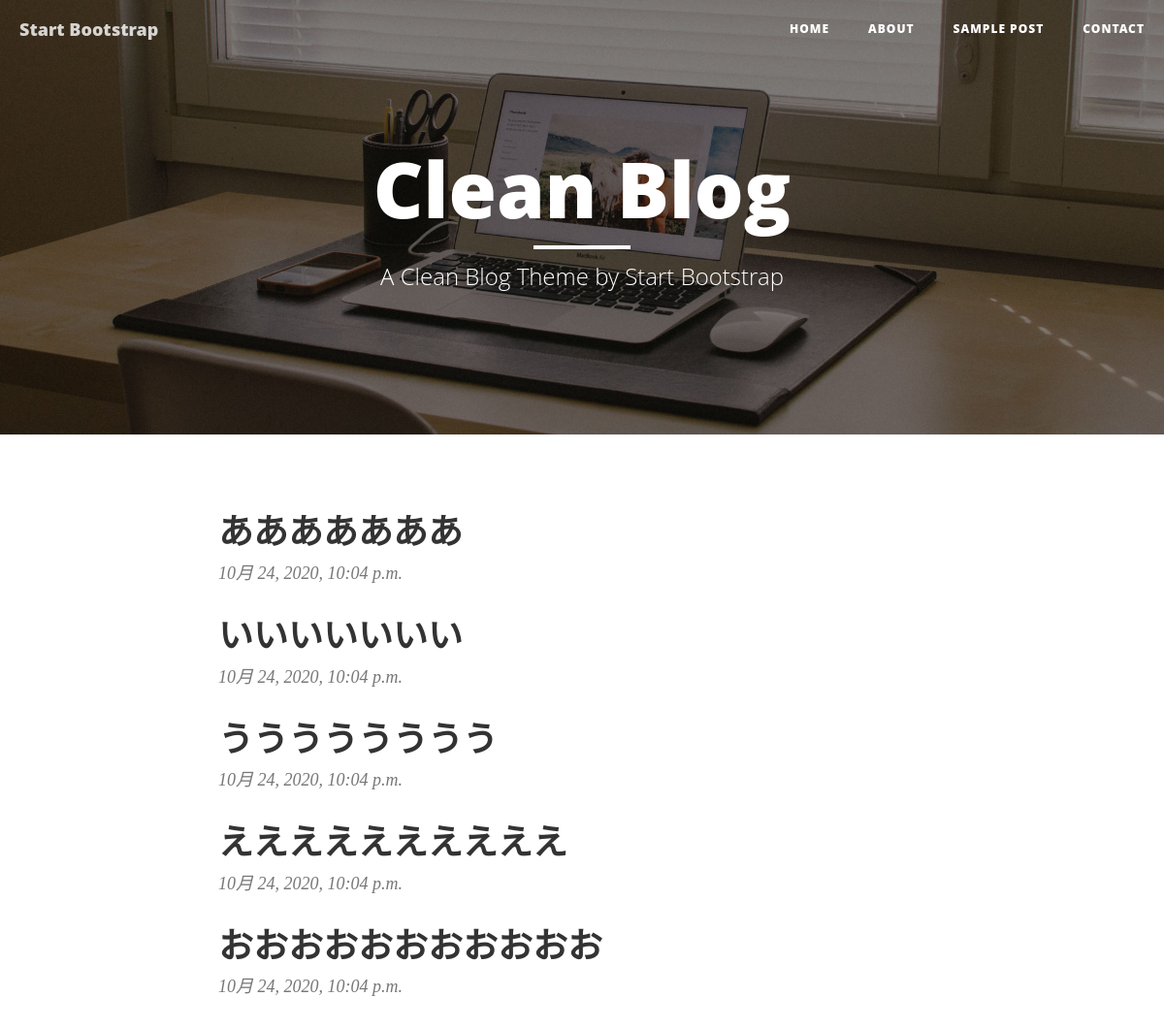
Before: / with the older database file.
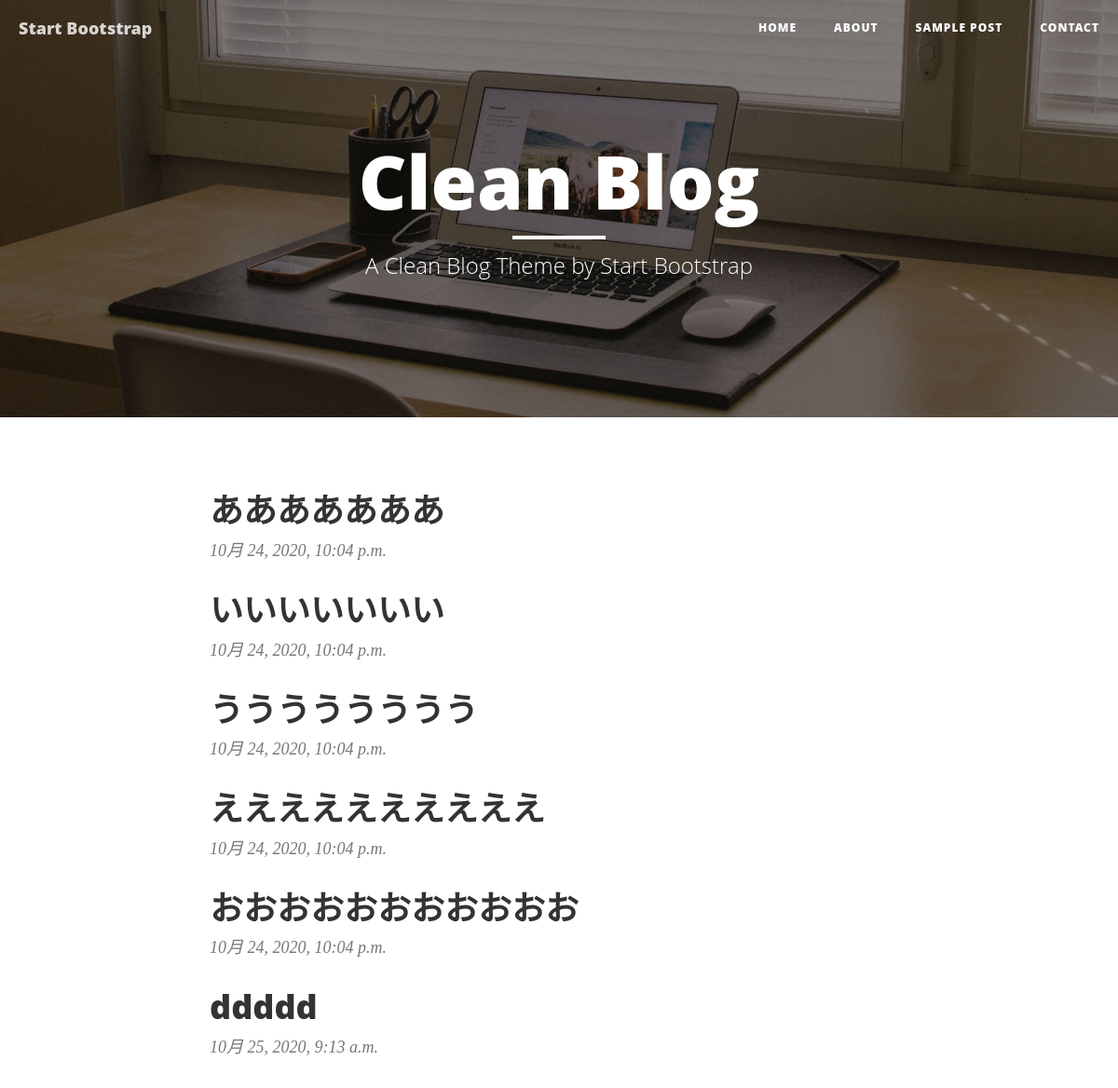
After: the same page with the newer database file.
### blog/models.py (models this page shows)
class Blog(models.Model):
	content = models.CharField(max_length=140)
	posted_date = models.DateTimeField(auto_now_add=True)

### blog/views.py (the view)
# urls.py: path('', BlogListView.as_view(), name='index'),
class BlogListView(ListView):
	model = Blog

### blog/templates/blog/blog_list.html
{% extends 'base.html' %}
{% block body %}
<div class="row">
	<div class="col-lg-8 col-lg-offset-2 col-md-10 col-md-offset-1">
		{% for blog in object_list %}
			<div class="post-preview">
				<a href="{% url 'detail' blog.pk %}">
					<h2 class="post-title">{{ blog.content }}</h2>
				</a>
				<p class="post-meta">{{ blog.posted_date }}</p>
			</div>
		{% endfor %}
	</div>
</div>
{% endblock %}

Changed rows visible on the page:
added Blog: content "ddddd", posted_date "10月 25, 2020, 9:13 a.m."
